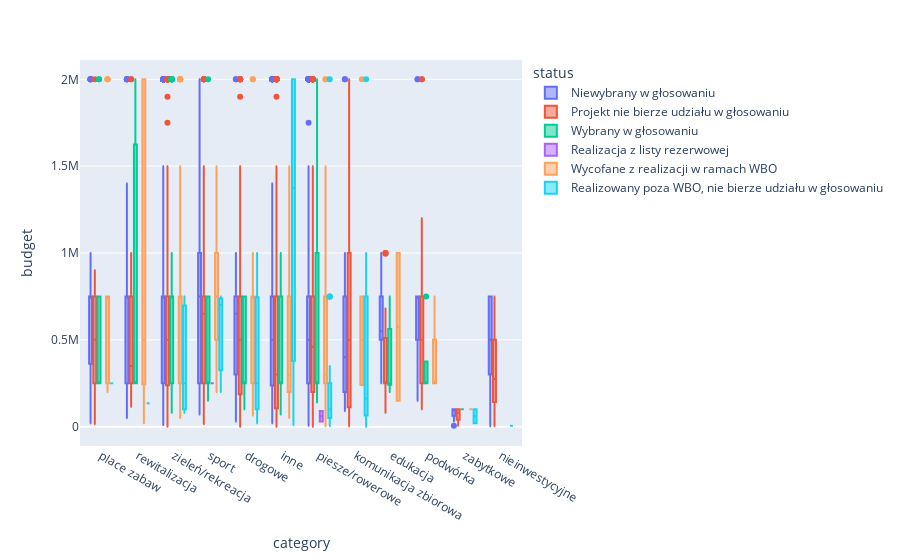

This figure's notebook cell:
### Code cell
fig = px.box(df, x='category', y='budget', color='status')
fig.show()

### Figure 1 — Plotly figure (JSON) as saved in the notebook; plotly's stock layout.template omitted (floating-point values rounded to 4 significant figures; data arrays with more than 128 entries replaced by an {"elided": "..."} marker saying what was removed)
{"data": [{"alignmentgroup": "True", "hovertemplate": "status=Niewybrany w głosowaniu<br>category=%{x}<br>budget=%{y}<extra></extra>", "legendgroup": "Niewybrany w głosowaniu", "marker": {"color": "#636efa"}, "name": "Niewybrany w głosowaniu", "notched": false, "offsetgroup": "Niewybrany w głosowaniu", "orientation": "v", "showlegend": true, "type": "box", "x": {"elided": "1430 str values"}, "x0": " ", "xaxis": "x", "y": {"elided": "1430 int values"}, "y0": " ", "yaxis": "y"}, {"alignmentgroup": "True", "hovertemplate": "status=Projekt nie bierze udziału w głosowaniu<br>category=%{x}<br>budget=%{y}<extra></extra>", "legendgroup": "Projekt nie bierze udziału w głosowaniu", "marker": {"color": "#EF553B"}, "name": "Projekt nie bierze udziału w głosowaniu", "notched": false, "offsetgroup": "Projekt nie bierze udziału w głosowaniu", "orientation": "v", "showlegend": true, "type": "box", "x": {"elided": "1392 str values"}, "x0": " ", "xaxis": "x", "y": {"elided": "1392 int values"}, "y0": " ", "yaxis": "y"}, {"alignmentgroup": "True", "hovertemplate": "status=Wybrany w głosowaniu<br>category=%{x}<br>budget=%{y}<extra></extra>", "legendgroup": "Wybrany w głosowaniu", "marker": {"color": "#00cc96"}, "name": "Wybrany w głosowaniu", "notched": false, "offsetgroup": "Wybrany w głosowaniu", "orientation": "v", "showlegend": true, "type": "box", "x": {"elided": "253 str values"}, "x0": " ", "xaxis": "x", "y": {"elided": "253 int values"}, "y0": " ", "yaxis": "y"}, {"alignmentgroup": "True", "hovertemplate": "status=Realizacja z listy rezerwowej<br>category=%{x}<br>budget=%{y}<extra></extra>", "legendgroup": "Realizacja z listy rezerwowej", "marker": {"color": "#ab63fa"}, "name": "Realizacja z listy rezerwowej", "notched": false, "offsetgroup": "Realizacja z listy rezerwowej", "orientation": "v", "showlegend": true, "type": "box", "x": ["piesze/rowerowe", "piesze/rowerowe", "sport"], "x0": " ", "xaxis": "x", "y": [30000, 90000, 250000], "y0": " ", "yaxis": "y"}, {"alignmentgroup": "True", "hovertemplate": "status=Wycofane z realizacji w ramach WBO<br>category=%{x}<br>budget=%{y}<extra></extra>", "legendgroup": "Wycofane z realizacji w ramach WBO", "marker": {"color": "#FFA15A"}, "name": "Wycofane z realizacji w ramach WBO", "notched": false, "offsetgroup": "Wycofane z realizacji w ramach WBO", "orientation": "v", "showlegend": true, "type": "box", "x": {"elided": "250 str values"}, "x0": " ", "xaxis": "x", "y": {"elided": "250 int values"}, "y0": " ", "yaxis": "y"}, {"alignmentgroup": "True", "hovertemplate": "status=Realizowany poza WBO, nie bierze udziału w głosowaniu<br>category=%{x}<br>budget=%{y}<extra></extra>", "legendgroup": "Realizowany poza WBO, nie bierze udziału w głosowaniu", "marker": {"color": "#19d3f3"}, "name": "Realizowany poza WBO, nie bierze udziału w głosowaniu", "notched": false, "offsetgroup": "Realizowany poza WBO, nie bierze udziału w głosowaniu", "orientation": "v", "showlegend": true, "type": "box", "x": ["drogowe", "piesze/rowerowe", "komunikacja zbiorowa", "piesze/rowerowe", "komunikacja zbiorowa", "piesze/rowerowe", "komunikacja zbiorowa", "sport", "piesze/rowerowe", "drogowe", "drogowe", "komunikacja zbiorowa", "zieleń/rekreacja", "drogowe", "piesze/rowerowe", "piesze/rowerowe", "drogowe", "drogowe", "komunikacja zbiorowa", "drogowe", "piesze/rowerowe", "piesze/rowerowe", "piesze/rowerowe", "drogowe", "komunikacja zbiorowa", "rewitalizacja", "piesze/rowerowe", "komunikacja zbiorowa", "piesze/rowerowe", "zieleń/rekreacja", "sport", "drogowe", "place zabaw", "piesze/rowerowe", "drogowe", "piesze/rowerowe", "drogowe", "piesze/rowerowe", "drogowe", "drogowe", "drogowe", "drogowe", "sport", "drogowe", "zieleń/rekreacja", "piesze/rowerowe", "piesze/rowerowe", "piesze/rowerowe", "zieleń/rekreacja", "zieleń/rekreacja", "zabytkowe", "zieleń/rekreacja", "komunikacja zbiorowa", "zieleń/rekreacja", "piesze/rowerowe", "zabytkowe", "komunikacja zbiorowa", "drogowe", "nieinwestycyjne", "inne", "inne", "piesze/rowerowe", "piesze/rowerowe", "piesze/rowerowe", "zieleń/rekreacja", "drogowe", "piesze/rowerowe", "piesze/rowerowe", "piesze/rowerowe", "komunikacja zbiorowa", "drogowe", "komunikacja zbiorowa", "komunikacja zbiorowa", "drogowe", "inne", "piesze/rowerowe", "inne", "drogowe", "piesze/rowerowe", "drogowe", "piesze/rowerowe"], "x0": " ", "xaxis": "x", "y": [150000, 250000, 100000, 250000, 100000, 50000, 50000, 200000, 350000, 750000, 50000, 100, 250000, 250000, 748000, 100000, 1000000, 20000, 750000, 350000, 100000, 50000, 50000, 250000, 225000, 135000, 40000, 80000, 100000, 80000, 700000, 250000, 250000, 5000, 70000, 4000, 70000, 10000, 250000, 250000, 250000, 100000, 750000, 750000, 750000, 250000, 200000, 750000, 100000, 745000, 20000, 650000, 20000, 100000, 150000, 100000, 1000000, 1000000, 5000, 2000000, 750000, 50000, 50000, 250000, 250000, 100000, 100000, 75000, 75025, 750000, 750000, 2000000, 500000, 745050, 10000, 117000, 2000000, 350000, 2000000, 500000, 750000], "y0": " ", "yaxis": "y"}], "layout": {"boxmode": "group", "legend": {"title": {"text": "status"}, "tracegroupgap": 0}, "margin": {"t": 60}, "xaxis": {"anchor": "y", "domain": [0, 1], "title": {"text": "category"}}, "yaxis": {"anchor": "x", "domain": [0, 1], "title": {"text": "budget"}}}}
